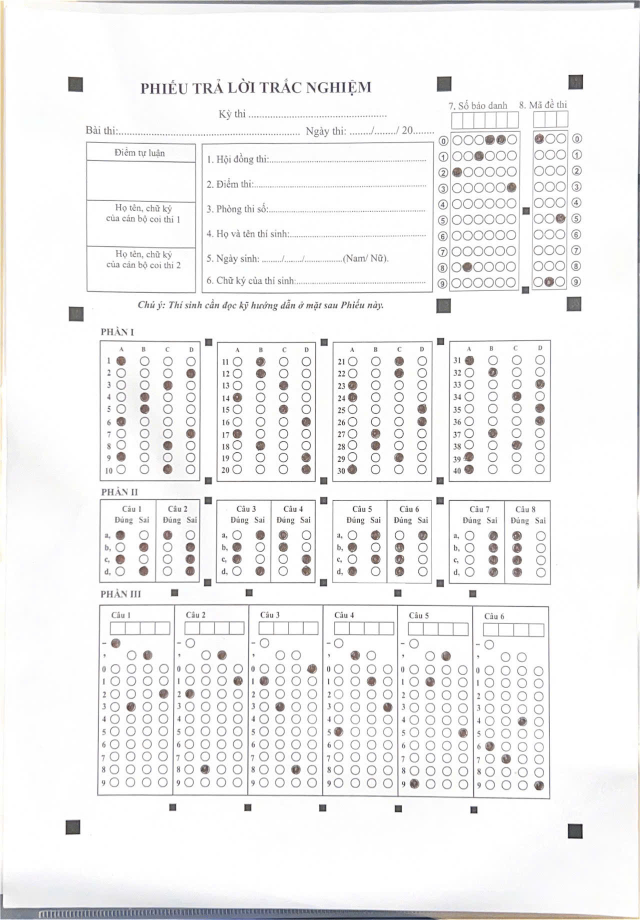
#> input picture images/f1.jpg, 1280 x 1840 px (shown at 1/2 size)
$ python -i utils.py   (imports and definitions only)
#> lines starting #> are read from the running program, lines starting #| are printed output that depends on the picture
#> further down, picture is the input picture: shape (1840, 1280, 3); mean B, G, R 242.2, 242.2, 242.4
#> in splitBoxes, `box_img = img[15:img.shape[0]-5,25:img.shape[1]-10]`:
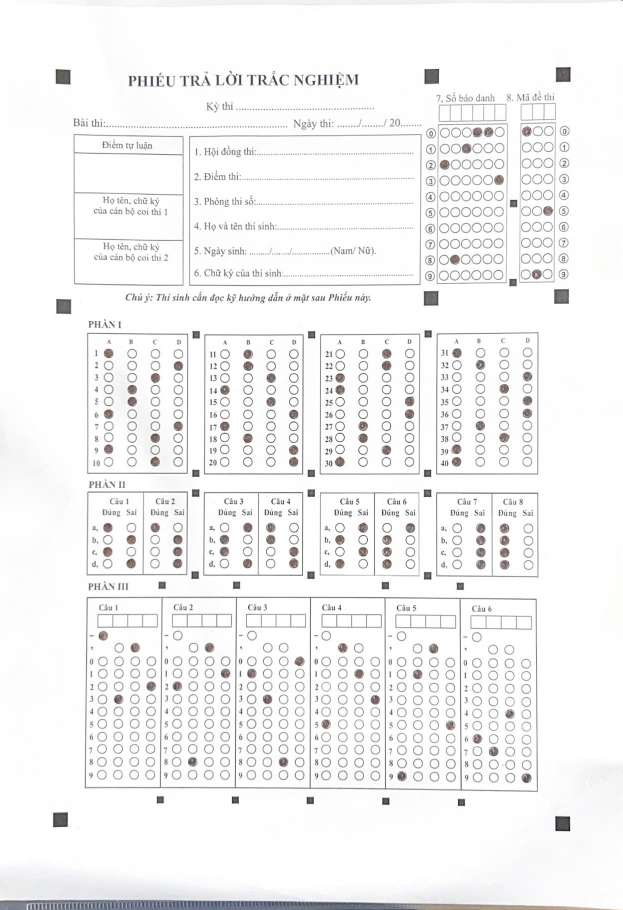
#> box_img: shape (1820, 1245, 3) (shown at 1/2 size); mean B, G, R 243.1, 243, 243.2
from math import ceil

import cv2
import numpy as np

def splitBox(img):
    rows = np.vsplit(img,10)
    print(rows)

# [95 lines left out: functions is_rectangle, rectCountour, rectCountourid, getConnerPoints, reorder, not called in this run]


def sort_contours(cnts, method="left-to-right"):
    return cnts

def ResizeImage(img, height=800):
#> called with height = 200
    rat = height / img.shape[0]
#> rat = 0.11
    width = int(rat * img.shape[1])
#> width = 136
    dst = cv2.resize(img, (width, height), interpolation=cv2.INTER_AREA)
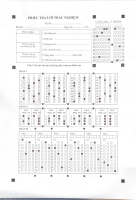
#> dst: shape (200, 136, 3); mean B, G, R 243.1, 243, 243.2
    return dst


def splitBoxes(img, top_left_x=0,top_left_y = 0 ):
    #print("x,y", top_left_x, top_left_y)
    box_img = img[15:img.shape[0]-5,25:img.shape[1]-10]
    box_img = ResizeImage(box_img,height=200)
    #print(box_img.shape[0])
    #print(box_img.shape[1])
    offset2 = ceil(box_img.shape[0] / 10)
#> offset2 = 20

    list_answers =[]
    list_circle = []
    offset = 34
    for j in range(10):
        list_answers.append(box_img[j * offset2:(j + 1) * offset2, :])
        for i in range(4):
            bubble_choice = list_answers[j][:, i * offset: (i + 1) * offset]
            bubble_choice = cv2.threshold(bubble_choice, 0, 255, cv2.THRESH_BINARY_INV | cv2.THRESH_OTSU)[1]
            bubble_choice = cv2.resize(bubble_choice, (28, 28), cv2.INTER_AREA)
            bubble_choice = bubble_choice.reshape((28, 28, 1))
            #cv2.imshow(f'{j}{i}', bubble_choice)
            list_circle.append(bubble_choice)
#> after the loop, list_answers = 1 item; list_circle = []
    #print(len(list_circle))
    return  list_circle


    '''

    :param img:
    :return:
     rows = (np.vsplit(img,10))
    boxes = []
    for r in rows:
        cols = np.hsplit(r,4)
        for box in cols:
            boxes.append(box)
    return boxes
    '''


# [46 lines left out: functions splitBoxesIdTest, splitBoxesIdStudent, showAnswer, not called in this run]

>>> import cv2
>>> picture = cv2.imread('images/f1.jpg')
#> (the run stopped early here; a loop or call above may not have finished)

$ run again, on images/f2.jpg
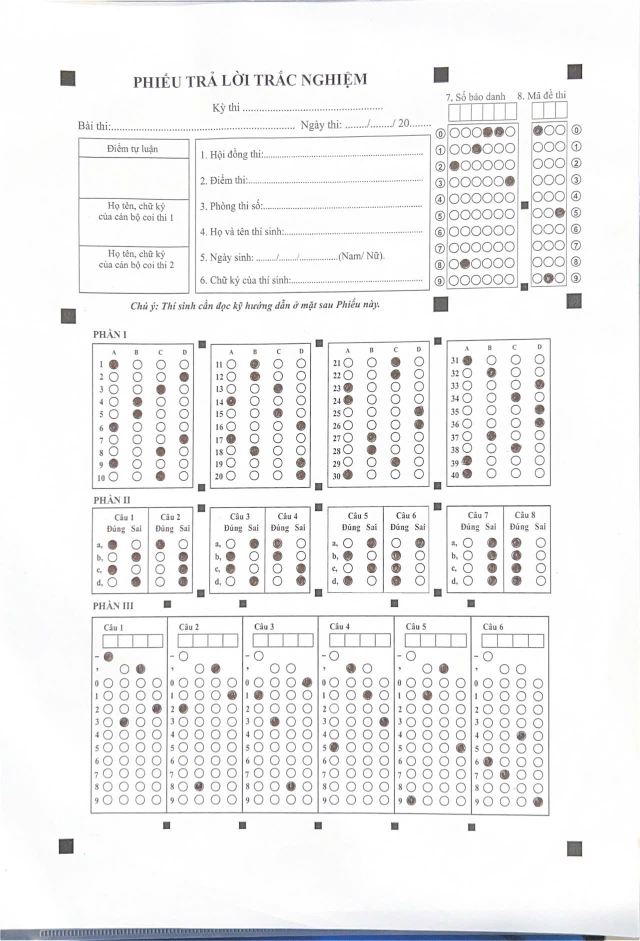
#> input picture images/f2.jpg, 1280 x 1882 px (shown at 1/2 size)
#> picture is the input picture: shape (1882, 1280, 3); mean B, G, R 242.4, 242, 242
#> in splitBoxes, `box_img = img[15:img.shape[0]-5,25:img.shape[1]-10]`:
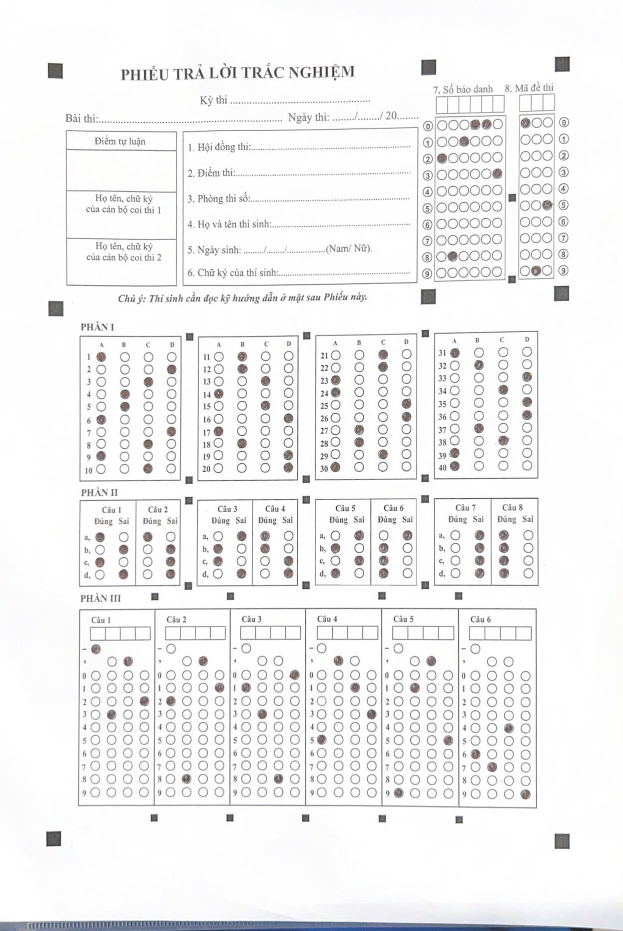
#> box_img: shape (1862, 1245, 3) (shown at 1/2 size); mean B, G, R 242.4, 242.1, 242.2
#> in ResizeImage, `dst = cv2.resize(img, (width, height), interpolation=cv2.INTER_AREA)`:
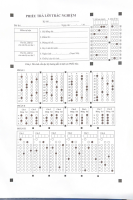
#> dst: shape (200, 133, 3); mean B, G, R 242.4, 242.1, 242.2
#> after the loop in splitBoxes, `for j in range(10):`: list_answers = 1 item; list_circle = []

$ run again, on images/f3.jpg
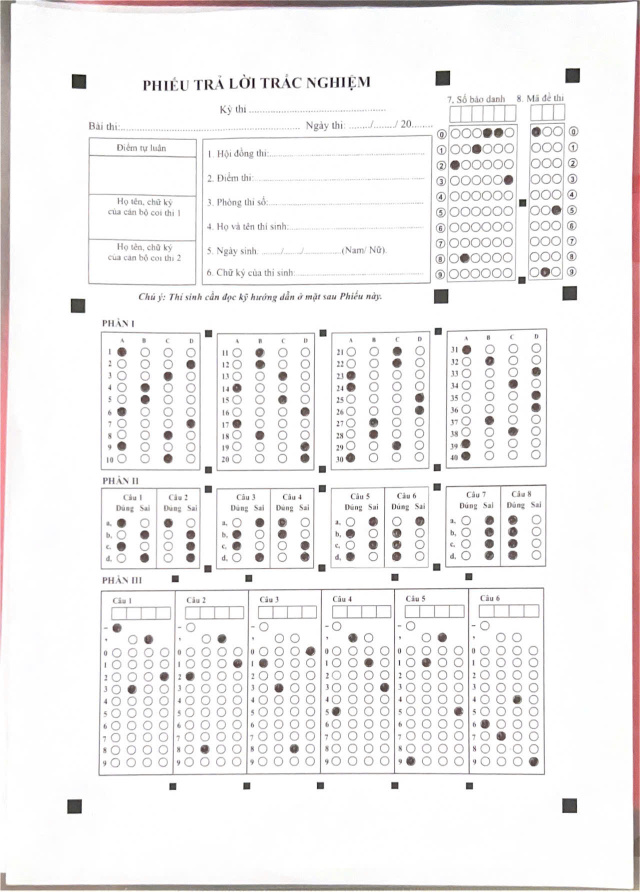
#> input picture images/f3.jpg, 1280 x 1783 px (shown at 1/2 size)
#> picture is the input picture: shape (1783, 1280, 3); mean B, G, R 241.2, 241.2, 242.9
#> in splitBoxes, `box_img = img[15:img.shape[0]-5,25:img.shape[1]-10]`:
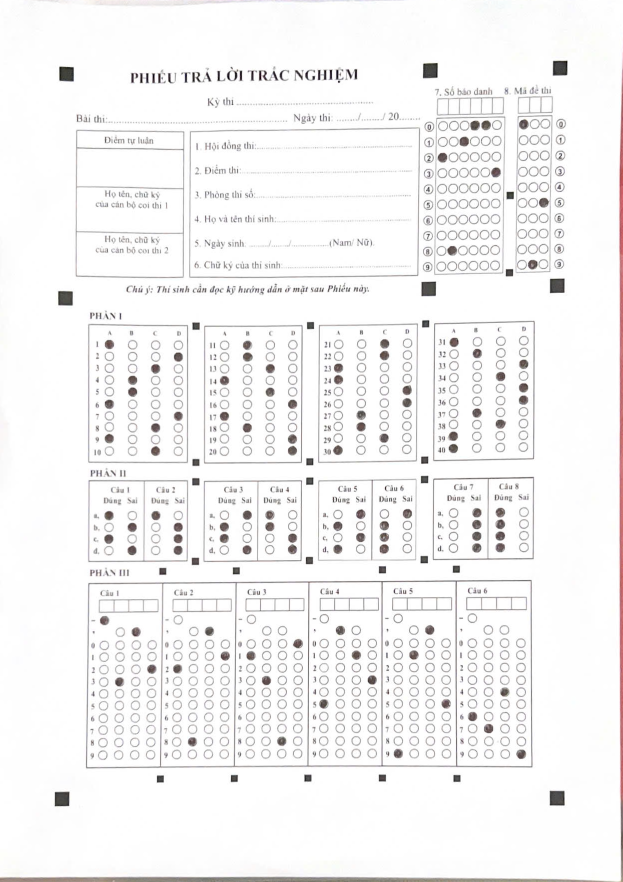
#> box_img: shape (1763, 1245, 3) (shown at 1/2 size); mean B, G, R 243.8, 243.8, 244.5
#> in ResizeImage, `dst = cv2.resize(img, (width, height), interpolation=cv2.INTER_AREA)`:
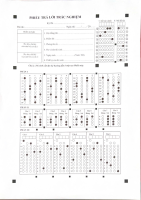
#> dst: shape (200, 141, 3); mean B, G, R 243.8, 243.8, 244.5
#> after the loop in splitBoxes, `for j in range(10):`: list_answers = 1 item; list_circle = []

$ run again, on images/f4.jpg
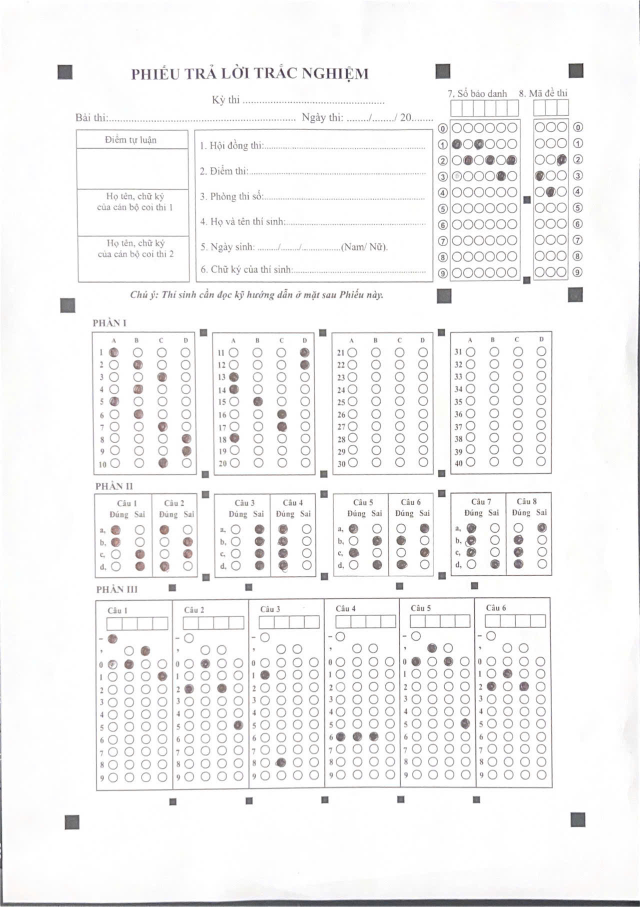
#> input picture images/f4.jpg, 1280 x 1813 px (shown at 1/2 size)
#> picture is the input picture: shape (1813, 1280, 3); mean B, G, R 244.6, 244.6, 244.8
#> in splitBoxes, `box_img = img[15:img.shape[0]-5,25:img.shape[1]-10]`:
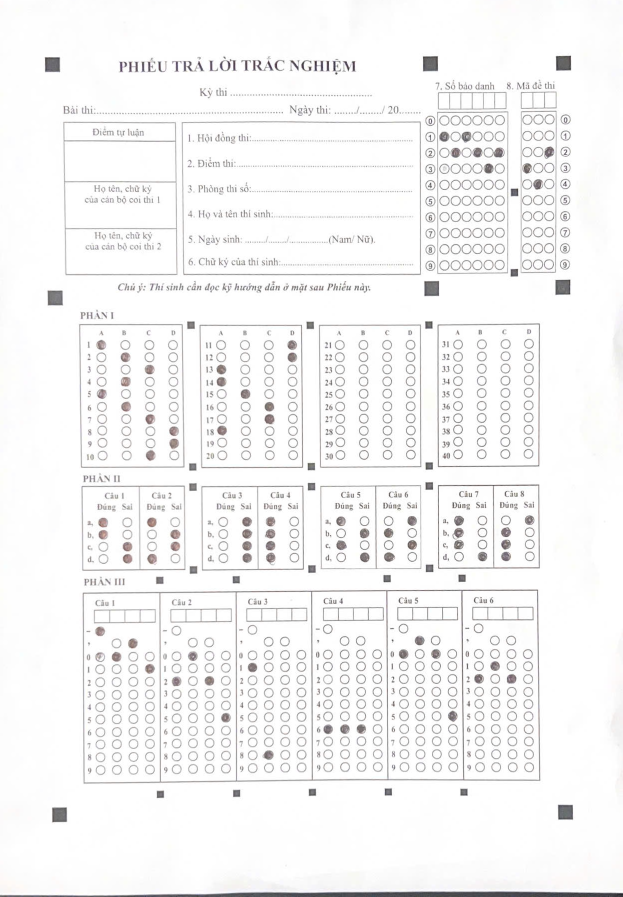
#> box_img: shape (1793, 1245, 3) (shown at 1/2 size); mean B, G, R 245, 245, 245.3
#> in ResizeImage, `dst = cv2.resize(img, (width, height), interpolation=cv2.INTER_AREA)`:
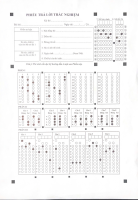
#> dst: shape (200, 138, 3); mean B, G, R 245, 245, 245.3
#> after the loop in splitBoxes, `for j in range(10):`: list_answers = 1 item; list_circle = []
